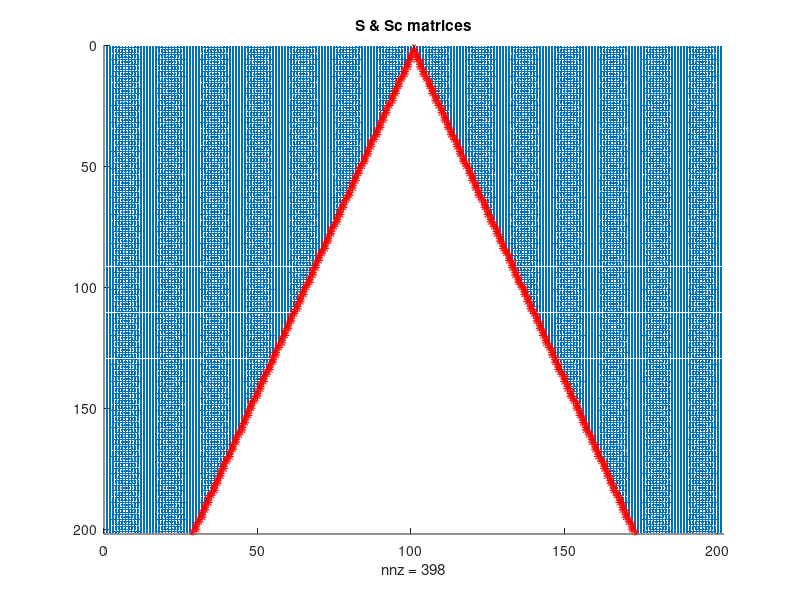

Source code (MATLAB): (Note: this script raises an error after producing the figure.)
%% Programme to solve for Stokes velocity profile in riblets
% Solve A*u = P
% S = riblets grid points
% P = pressure gradient
% A = Laplacian coefficients
% Sc = Sd - S = riblets surface grid points

clear
close all
tic

%% Input data
lz = 1; % always
ly = 0.360610010920238; % always <= height for pressure-driven flow

% Define grid sizes
nz = 201; % number of points in z
ny = 201; % number of points in y
dy = ly/(ny-1); % length of sub-intervals in y-axis
dz = lz/(nz-1); % length of sub-intervals in z-axis
y = (0:ny-1)/(ny-1)*ly;
z = (0:nz-1)/(nz-1)*lz;

dpdx = -1; % Pressure gradient
Sx = 0; % Shear at the top, could set to 1 (if normalised, always 1)

geometry = 1
% 1 = triangle (k/s = 1+sqrt(3) for 30deg, 0.5 for 90deg, sqrt(3) for 60deg)
% 2 = semi-circle (k/s = 0.5)
% 3 = trapezium (k/s = 0.5; tip half-angle = 15deg)
% 4 = blade (k/s = 0.5; t/s = 0.2)
angle = 90; % 30/60/90 degrees, for triangles only

%% Build S matrix - Grid Points of riblets
% S = 1 for points within and on boundary and = 0 elsewhere 
S = zeros(ny,nz);

if geometry == 1 % triangle
    if angle == 90        
        shape = 'triangle9';
        height = 0.5*lz;
        triangle = z-lz/2+0.00001;
        triangle2 = -z+lz/2+0.00001;
    end
    if angle == 60
        shape = 'triangle6';
        height = sqrt(3)*lz/2;
        triangle = sqrt(3)*z-sqrt(3)*lz/2;
        triangle2 = -sqrt(3)*z+sqrt(3)*lz/2;
    end
    if angle == 30
        shape = 'triangle3';
        height = 1 + sqrt(3)/2;
        triangle = (2+sqrt(3))*z-1-sqrt(3)*lz/2;
        triangle2 = -(2+sqrt(3))*z+1+sqrt(3)*lz/2;
    end
        for k = 1:nz
            for j = 1:ny
                if y(j) <= triangle(k) || y(j) <= triangle2(k)
                    S(j,k) = 1;
                else
                    S(j,k) = 0;
                end
            end
        end
end

if geometry == 2 % semi-circle
    shape = 'circle';
    height = 0.5;
    circle = (y'*ones(1,nz)-lz/2).^2+(ones(ny,1)*z-lz/2).^2-(lz/2)^2;
    S = sign((sign(circle)+1)/2);    
end

if geometry == 3 % trapezium
    shape = 'trapezium';
    height = 0.5;
    trapezium = (4+2*sqrt(3))*z-3.5-2*sqrt(3);
    trapezium2 = -(4+2*sqrt(3))*z+0.5;
    for k=1:nz
        for j=1:ny
            if y(j) <= trapezium(k) || y(j) <= trapezium2(k)
                S(j, k) = 1;
            else
                S(j, k) = 0;
            end
        end
    end
end

if geometry == 4 % blade
    shape = 'blade';
    height = 0.5;
    for j = 1:round(0.5/ly*ny)
        for k = 1:nz
            if z(k) <= 0.1*lz || z(k) >= 0.9*lz
                S(j,k) = 1;
            else
                S(j,k) = 0;
            end
        end
    end
end

figure(1); clf
hold on
spy(S)

%% Build Sd matrix
% Sd = 1 for points within and on boundary and = 0 elsewhere 
% riblets now bigger by rd = max(dy,dz)
rd = max(dy,dz);
Sd = zeros(ny,nz);

if geometry == 1 % triangle
    if angle == 90
        triangle = z+rd-lz/2+0.00001;
        triangle2 = -z+rd+lz/2+0.00001;
        ztriangle = (0:100)/100; % reference
        ytriangle1 = ztriangle-lz/2+0.00001;
        ytriangle2 = -ztriangle+lz/2+0.00001;
        zplot = 1+ztriangle*(nz-1)/lz;
        yplot1 = 1+ytriangle1*(ny-1)/ly;
        yplot2 = 1+ytriangle2*(ny-1)/ly;
    end
    if angle == 60
        triangle = sqrt(3)*(z+rd)-sqrt(3)*lz/2;
        triangle2 = -sqrt(3)*(z-rd)+sqrt(3)*lz/2;        
        ztriangle = (0:100)/100; % reference
        ytriangle1 = sqrt(3)*ztriangle-sqrt(3)*lz/2;
        ytriangle2 = -sqrt(3)*ztriangle+sqrt(3)*lz/2;
        zplot = 1+ztriangle*(nz-1)/lz;
        yplot1 = 1+ytriangle1*(ny-1)/ly;
        yplot2 = 1+ytriangle2*(ny-1)/ly;
        
    end
    if angle == 30
        triangle = (2+sqrt(3))*(z+rd)-1-sqrt(3)*lz/2;
        triangle2 = -(2+sqrt(3))*(z-rd)+1+sqrt(3)*lz/2;
        ztriangle = (0:100)/100; % reference
        ytriangle1 = (2+sqrt(3))*ztriangle-1-sqrt(3)*lz/2;
        ytriangle2 = -(2+sqrt(3))*ztriangle+1+sqrt(3)*lz/2;
        zplot = 1+ztriangle*(nz-1);
        yplot1 = 1+ytriangle1*(ny-1)/ly;
        yplot2 = 1+ytriangle2*(ny-1)/ly;
    end
    for k = 1:nz
        for j = 1:ny
            if y(j) <= triangle(k) || y(j) <= triangle2(k)
                Sd(j,k) = 1;
            else
                Sd(j,k) = 0;
            end
        end
    end
    figure(1)
    plot(zplot,yplot1,'k',zplot,yplot2,'k')
end

if geometry == 2 % semi-circle    
    circled = (y'*ones(1,nz)-lz/2).^2+(ones(ny,1)*z-lz/2).^2-(lz/2-rd)^2;
    Sd = sign((sign(circled)+1)/2);
    zcircle = (0:100)/100; % reference
    ycircle = (-sqrt((lz/2)^2-(zcircle-lz/2).^2))+lz/2;
    zplot = 1+zcircle*(nz-1);
    yplot = 1+ycircle*(ny-1)/ly;
    figure(1)
    plot(zplot,yplot,'k')
end

if geometry == 3 % trapezium
    trapezium = (4+2*sqrt(3))*(z+rd)-3.5-2*sqrt(3);
    trapezium2 = -(4+2*sqrt(3))*(z-rd)+0.5;
    ztrap = (0:100)/100; % reference
    ytrap = (4+2*sqrt(3))*ztrap-3.5-2*sqrt(3);
    ytrap2 = -(4+2*sqrt(3))*ztrap+0.5;
    zplot = 1+ztrap*(nz-1);
    yplot1 = 1+ytrap*(ny-1)/ly;
    yplot2 = 1+ytrap2*(ny-1)/ly;
    figure(1)
    plot(zplot,yplot1,'k',zplot,yplot2,'k')
    for k=1:nz
        for j=1:ny
            if y(j) <= trapezium(k) || y(j) <= trapezium2(k)
                Sd(j, k) = 1;
            else
                Sd(j, k) = 0;
            end
        end
    end
end

if geometry == 4 % blade
    for j = 1:round(0.5/ly*ny)
        for k = 1:nz
            if z(k) <= 0.1*lz+rd+0.00001 || z(k) >= 0.9*lz-rd-0.00001
                Sd(j,k) = 1;
            else
                Sd(j,k) = 0;
            end
        end
    end
    figure(1)
    hold on
    xline(0.1*lz*nz+1)
    xline(nz-0.1*lz*nz)
end

%% Build Sc matrix - curve of the boundary
Sc = Sd-S;
figure(1)
spy(Sc,'r')
title('S & Sc matrices')

%% Build P matrix - pressure gradient - RHS of Stokes
P = ones(ny*nz,1);
P = sparse(P);
P = P*dpdx;

%% Build A matrix 
beta = -2/(dy^2)-2/(dz^2); % coefficient of point p
alpha = 1/(dy^2); % coefficient of surrounding points
r1 = beta.*ones(ny,1);
r2 = alpha.*ones(ny-1,1);
r3 = alpha.*ones(1,1);
B = diag(r1,0) + diag(r2,1) + diag(r2,-1) + diag(r3,-ny+1) + diag(r3,ny-1);
B = sparse(B);
C = kron(eye(nz),B);
C = sparse(C);
gamma = 1/(dz^2);
r4 = gamma.*ones(ny*nz-ny,1);
r5 = gamma.*ones(ny,1);
D = diag(r4,-ny)+diag(r4,+ny)+diag(r5,-ny*nz+ny)+diag(r5,ny*nz-ny);
D = sparse(D);
A = C+D;
A = sparse(A);

%% Shear at the top condition
for k = 1:nz
    j = ny; % top of domain
    index = (k-1)*ny+j;
    A(index,:) = 0;
    A(index,index) = 1/dy^2; % should be dy, but P(index) changed as well
    if index~=1
        A(index,index-1) = -1/dy^2;
    end   
    P(index) = Sx/dy;
end

%% Solid condition - modify the A matrix
% Modify A and P matrix for points within and on the boundary of riblets
% Velocity inside riblets = 0
for j = 1:ny
    for k = 1:nz
        if S(j,k) == 1
            index = (k-1)*ny+j;
            A(index,:) = 0;
            A(index,index) = 1/dy^2;
            P(index) = 0;
        end
    end
end

%% Modify the A matrix - curve of the boundary
% Modification of the matrix A near the boundary of the solid
for j=2:ny-1
    for k=2:nz-1
        if Sc(j,k) == 1
            y0 = y(j);
            z0 = z(k);          
            my = abs(floor(log10(dy)));
            mz = abs(floor(log10(dz)));
            
        %ys: (j-+2,k);(j-+1,k);(j,k-+2);(j,k-+1) 
            ys = y(j-1:j+1);
            zs = z(k-1:k+1);  
            
            if geometry == 1 % triangle
                if angle == 90
                    if z0 <= lz/2
                        yp0 = -z0+lz/2;
                    else
                        yp0 = z0-lz/2;
                    end
                    zpPlus = y0+lz/2;
                    zpMinus = -y0+lz/2;
                end
                if angle == 60
                    if z0 <= lz/2
                        yp0 = -sqrt(3)*z0+sqrt(3)*lz/2;
                    else
                        yp0 = sqrt(3)*z0-sqrt(3)*lz/2;
                    end
                    zpPlus = y0/sqrt(3)+lz/2;
                    zpMinus = -y0/sqrt(3)+lz/2;
                end
                if angle == 30
                    if z0 <= lz/2
                        yp0 = (2+sqrt(3))*z0-1-sqrt(3)*lz/2;
                    else
                        yp0 = -(2+sqrt(3))*z0+1+sqrt(3)*lz/2;
                    end
                    zpPlus = y0/(2+sqrt(3))+(1+sqrt(3)*lz/2)/(2+sqrt(3));
                    zpMinus = -y0/(2+sqrt(3))+(1+sqrt(3)*lz/2)/(2+sqrt(3));
                end
            end
            
            if geometry == 2 % semi-circle
                yp0 = sqrt((lz/2)^2-(z0-lz/2).^2)+lz/2;
                zpPlus = sqrt((lz/2)^2-(y0-lz/2).^2)+lz/2;
                zpMinus = -sqrt((lz/2)^2-(y0-lz/2).^2)+lz/2;
            end
            
            if geometry == 3 % trapezium
                if z0 <= lz/2
                    yp0 = -(4+2*sqrt(3))*z0+0.5;
                else
                    yp0 = (4+2*sqrt(3))*z0-3.5-2*sqrt(3);
                end
                zpPlus = (3.5+2*sqrt(3)+y0)/(4+2*sqrt(3));
                zpMinus = (0.5-y0)/(4+2*sqrt(3));
            end
            
            if geometry == 4 % blade
                if z0 <= 0.1*lz || z0 >= 0.9*lz
                    yp0 = height*lz;
                else
                    yp0 = 0;
                end
                if y0 <= height*lz
                    zpPlus = 0.9*lz-0.00001;
                    zpMinus = 0.1*lz+0.00001;
                else
                    zpPlus = 0;
                    zpMinus = lz;
                end                
            end
            
            % check closest distance in z direction               
            if abs(z0-zpPlus) < abs(z0 - zpMinus)
                zp0 = zpPlus;
            else
                zp0 = zpMinus;
            end
            
            % Modify ys: (j-+2,k),(j-+1,k),(j,k-+2),(j,k-+1)         
            deltay=round(abs(y0-yp0),10);
            deltays=y0-yp0;
            deltaz=round(abs(z0-zp0),10);
            deltazs=z0-zp0;
            
            if deltaz<dz
                if round(deltaz,mz+2)~=0
                    zs(2-sign(deltazs))=z0-sign(deltazs)*deltaz;
                end
            end           
            if deltay<dy
                if round(deltay,my+2)~=0 
                    ys(2-sign(deltays))=y0-sign(deltays)*deltay;
                end
            end 
            
            bj=zeros(1,3);
            bk=zeros(1,3);          
            bj(1)=2/((ys(2)-ys(1))*(ys(3)-ys(1)));
            bj(2)=-2/((ys(3)-ys(2))*(ys(2)-ys(1))); 
            bj(3)=2/((ys(3)-ys(2))*(ys(3)-ys(1)));
            bk(1)=2/((zs(2)-zs(1))*(zs(3)-zs(1)));
            bk(2)=-2/((zs(3)-zs(2))*(zs(2)-zs(1))); 
            bk(3)=2/((zs(3)-zs(2))*(zs(3)-zs(1)));  
            
            index =(k-1)*ny+j;
            A(index,index)= bj(2) + bk(2);        
            if abs(deltay)<dy           
              A(index,index-sign(deltays))=0;       
              A(index,index+sign(deltays))= bj(2+sign(deltays));
            end                      
            if abs(deltaz)<dz 
              A(index,index-sign(deltazs)*ny)= bk(2-sign(deltazs));
              A(index,index+sign(deltazs)*ny)= bk(2+sign(deltazs));
            end
        end
    end
end
            
%% No slip at bottom condition
for k = 1:nz
    j = 1;
    index = (k-1)*ny+j ;
    A(index,:) = 0;
    A(index,index) = 1/dy^2;
    P(index)=0;
end

%% Solution
figure(3)
spy(A)
u = mldivide(A,P);
u = reshape(u,ny,nz); % converts u into size (ny,nz)

figure(4)
surfc(z,y,u)
title('u profile')
ylabel('y', 'FontSize', 18)
xlabel('z', 'FontSize', 18)
set(gca,'FontSize',18)

figure(5)
contourf(z,y,u)
axis image
colorbar
set(gca,'layer','top')
title('u')
colorbar
ylabel('y')
xlabel('z')

%% calculate coefficients
integraly = dy*trapz(full(u)); % integrate u*dy with z constant
F1 = dz*trapz(integraly) % integration in y and z
u_surf = u(end,:);
F2 = dz*trapz(full(u_surf)) % integration in z at top layer

toc
